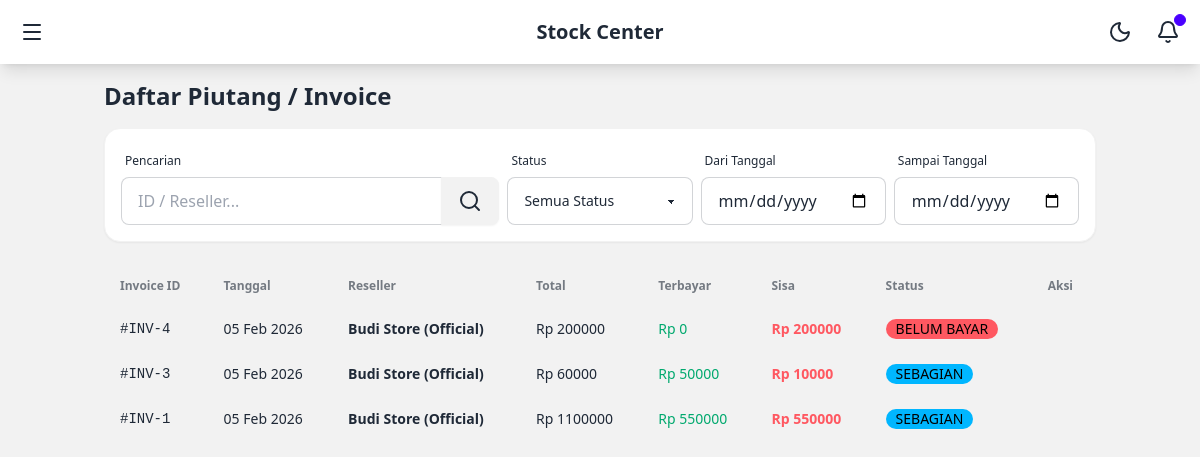
Page /invoices/ (signed in) on the earlier database version.
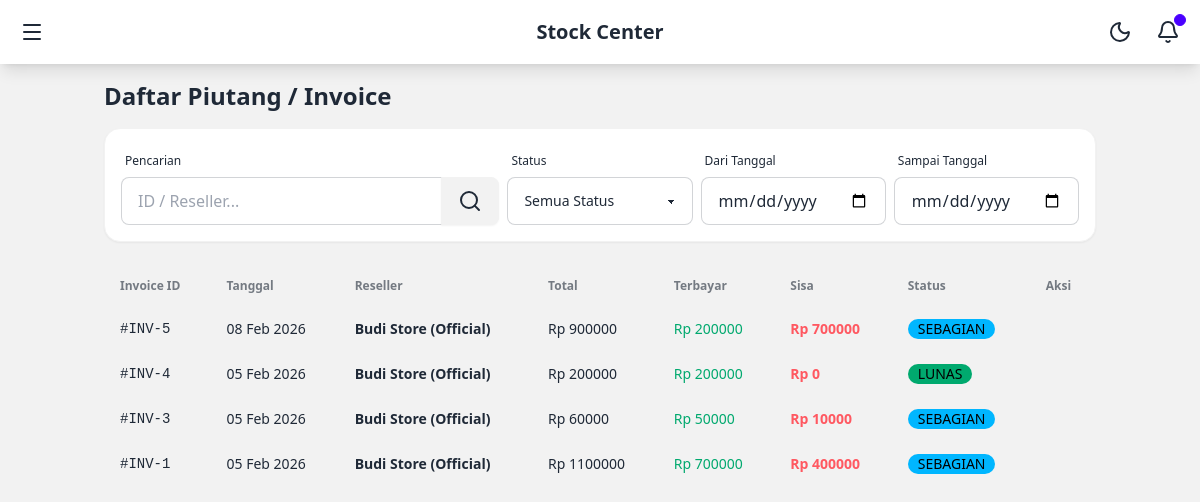
Same page on the later database version.
### core/models.py (models this page shows, shortened)
class Invoice(models.Model):
    STATUS_CHOICES = [
        ('UNPAID', 'Unpaid'),
        ('PARTIAL', 'Partially Paid'),
        ('PAID', 'Paid'),
    ]
    reseller = models.ForeignKey(Reseller, on_delete=models.CASCADE)
    transaction = models.ForeignKey(Transaction, on_delete=models.CASCADE)
    total_amount = models.DecimalField(max_digits=12, decimal_places=2)
    paid_amount = models.DecimalField(max_digits=12, decimal_places=2, default=0)
    status = models.CharField(max_length=10, choices=STATUS_CHOICES, default='UNPAID')
    created_at = models.DateTimeField(auto_now_add=True)
    @property
    def remaining_balance(self):
        return self.total_amount - self.paid_amount

class Reseller(models.Model):
    user = models.OneToOneField(User, on_delete=models.SET_NULL, null=True, blank=True, related_name='reseller_profile')
    name = models.CharField(max_length=255)
    phone = models.CharField(max_length=20)
    address = models.TextField()
    credit_limit = models.DecimalField(max_digits=12, decimal_places=2, default=0)
    current_balance = models.DecimalField(max_digits=12, decimal_places=2, default=0)

### core/views.py (the view)
# urls.py: path('invoices/', views.InvoiceListView.as_view(), name='invoice_list'),
@method_decorator(login_required, name='dispatch')
class InvoiceListView(ListView):
    model = Invoice
    template_name = 'finance/invoice_list.html'
    context_object_name = 'invoices'
    ordering = ['-created_at']
    paginate_by = 10
    def get_queryset(self):
        queryset = Invoice.objects.select_related('reseller', 'transaction').order_by('-created_at')
        if hasattr(self.request.user, 'reseller_profile'):
            queryset = queryset.filter(reseller=self.request.user.reseller_profile)
        query = self.request.GET.get('q')
        if query:
            if query.isdigit():
                 queryset = queryset.filter(id=query)
            else:
                 queryset = queryset.filter(reseller__name__icontains=query)
        status = self.request.GET.get('status')
        if status:
            queryset = queryset.filter(status=status)
        start_date = self.request.GET.get('start_date')
        end_date = self.request.GET.get('end_date')
        if start_date:
            queryset = queryset.filter(created_at__date__gte=start_date)
        if end_date:
            queryset = queryset.filter(created_at__date__lte=end_date)
        return queryset
    def get_context_data(self, **kwargs):
        context = super().get_context_data(**kwargs)
        context['status_choices'] = Invoice.STATUS_CHOICES
        return context

### templates/finance/invoice_list.html (shortened to what this page needs)
{% extends 'base.html' %}
{% block content %}
<div class="flex flex-col gap-4 mb-6">
    <h1 class="text-2xl font-bold">Daftar Piutang / Invoice</h1>
    <form method="get" class="bg-base-100 p-4 rounded-box shadow-sm border border-base-200">
        <div class="grid grid-cols-1 sm:grid-cols-2 lg:grid-cols-5 gap-2 items-end">
            <div class="form-control lg:col-span-2">
                <label class="label"><span class="label-text-alt">Pencarian</span></label>
                <div class="join w-full">
                    <input type="text" name="q" placeholder="ID / Reseller..." class="input input-bordered join-item w-full" value="{{ request.GET.q|default:'' }}">
                    <button class="btn join-item"><i data-lucide="search"></i></button>
                </div>
            </div>
             <div class="form-control">
                <label class="label"><span class="label-text-alt">Status</span></label>
                <select name="status" class="select select-bordered w-full" onchange="this.form.submit()">
                    <option value="">Semua Status</option>
                </select>
            </div>
            <div class="form-control">
                <label class="label"><span class="label-text-alt">Dari Tanggal</span></label>
                <input type="date" name="start_date" class="input input-bordered w-full" value="{{ request.GET.start_date|default:'' }}" onchange="this.form.submit()">
            </div>
            <div class="form-control">
                <label class="label"><span class="label-text-alt">Sampai Tanggal</span></label>
                <input type="date" name="end_date" class="input input-bordered w-full" value="{{ request.GET.end_date|default:'' }}" onchange="this.form.submit()">
            </div>
        </div>
    </form>
</div>
<div class="overflow-x-auto">
    <table class="table w-full">
        <thead>
            <tr>
                <th>Invoice ID</th>
                <th>Tanggal</th>
                <th>Reseller</th>
                <th>Total</th>
                <th>Terbayar</th>
                <th>Sisa</th>
                <th>Status</th>
                <th>Aksi</th>
            </tr>
        </thead>
        <tbody>
            {% for invoice in invoices %}
            <tr class="hover">
                <td class="font-mono">#INV-{{ invoice.id }}</td>
                <td>{{ invoice.created_at|date:"d M Y" }}</td>
                <td class="font-bold">{{ invoice.reseller.name }}</td>
                <td>Rp {{ invoice.total_amount|floatformat:0 }}</td>
                <td class="text-success">Rp {{ invoice.paid_amount|floatformat:0 }}</td>
                <td class="text-error font-bold">
                    Rp {{ invoice.remaining_balance|floatformat:0 }}
                </td>
                <td>
                    {% if invoice.status == 'PAID' %}
                    <span class="badge badge-success">LUNAS</span>
                    {% elif invoice.status == 'PARTIAL' %}
                    <span class="badge badge-info">SEBAGIAN</span>
                    {% else %}
                    <span class="badge badge-error">BELUM BAYAR</span>
                    {% endif %}
                </td>
                <td>
                </td>
            </tr>
            {% endfor %}
        </tbody>
    </table>
</div>
{% endblock %}

Differences in the rows shown:
added Invoice: id "5", created_at "08 Feb 2026", reseller.name "Budi Store (Official)", total_amount "900000", paid_amount "200000", remaining_balance "700000", status "SEBAGIAN"
changed Invoice id 4: paid_amount "0" → "200000"; remaining_balance "200000" → "0"; status "BELUM BAYAR" → "LUNAS"
changed Invoice id 1: paid_amount "550000" → "700000"; remaining_balance "550000" → "400000"
